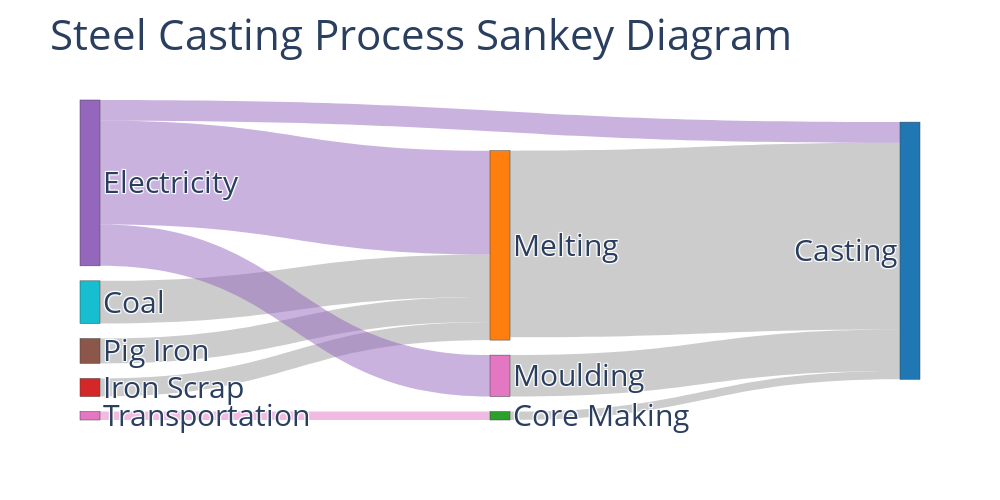

The code cell stored with this chart in its notebook:
### Code cell
import plotly.graph_objects as go

nodes = ["Pig Iron", "Iron Scrap", "Coal", "Electricity", "Transportation", "Melting", "Core Making", "Moulding", "Casting"]
node_colors = ["#8c564b", "#d62728", "#17becf", "#9467bd", "#e377c2", "#ff7f0e", "#2ca02c", "#e377c2", "#1f77b4"]

# Scale factor to make small numbers visible
scale = 1e10
links = [
    ("Pig Iron", "Melting", 120),      # 1.2E-08 * scale
    ("Iron Scrap", "Melting", 87.4),   # 8.74E-09 * scale
    ("Coal", "Melting", 206),          # 2.06E-08 * scale
    ("Electricity", "Melting", 499.9),  # 50% of 8.77E-08 * scale
    ("Electricity", "Moulding", 199.9), # 30% of 8.77E-08 * scale
    ("Electricity", "Casting", 99.9),  # 20% of 8.77E-08 * scale
    ("Transportation", "Core Making", 40.7), # 4.07E-09 * scale
    ("Melting", "Casting", 900),     # Sum of inputs to melting
    ("Core Making", "Casting", 40.7),
    ("Moulding", "Casting", 199.9)
]

fig = go.Figure(data=[go.Sankey(
    node = dict(
        pad = 15,
        thickness = 20,
        label = nodes,
        color = node_colors
    ),
    link = dict(
        source = [nodes.index(link[0]) for link in links],
        target = [nodes.index(link[1]) for link in links],
        value = [link[2] for link in links],
        color = ["rgba(148, 103, 189, 0.5)" if link[0] == "Electricity" else
                "rgba(227, 119, 194, 0.5)" if link[0] == "Transportation" else
                "rgba(0, 0, 0, 0.2)" for link in links]
    )
)])

fig.update_layout(
    title_text="Steel Casting Process Sankey Diagram",
    font_size=30,
    autosize=False,
    width=1000,
    height=500
)

fig.show()

### Figure 1 — Plotly figure (JSON) as saved in the notebook; plotly's stock layout.template omitted (floating-point values rounded to 4 significant figures)
{"data": [{"link": {"color": ["rgba(0, 0, 0, 0.2)", "rgba(0, 0, 0, 0.2)", "rgba(0, 0, 0, 0.2)", "rgba(148, 103, 189, 0.5)", "rgba(148, 103, 189, 0.5)", "rgba(148, 103, 189, 0.5)", "rgba(227, 119, 194, 0.5)", "rgba(0, 0, 0, 0.2)", "rgba(0, 0, 0, 0.2)", "rgba(0, 0, 0, 0.2)"], "source": [0, 1, 2, 3, 3, 3, 4, 5, 6, 7], "target": [5, 5, 5, 5, 7, 8, 6, 8, 8, 8], "value": [120, 87.4, 206, 499.9, 199.9, 99.9, 40.7, 900, 40.7, 199.9]}, "node": {"color": ["#8c564b", "#d62728", "#17becf", "#9467bd", "#e377c2", "#ff7f0e", "#2ca02c", "#e377c2", "#1f77b4"], "label": ["Pig Iron", "Iron Scrap", "Coal", "Electricity", "Transportation", "Melting", "Core Making", "Moulding", "Casting"], "pad": 15, "thickness": 20}, "type": "sankey"}], "layout": {"autosize": false, "font": {"size": 30}, "height": 500, "title": {"text": "Steel Casting Process Sankey Diagram"}, "width": 1000}}
